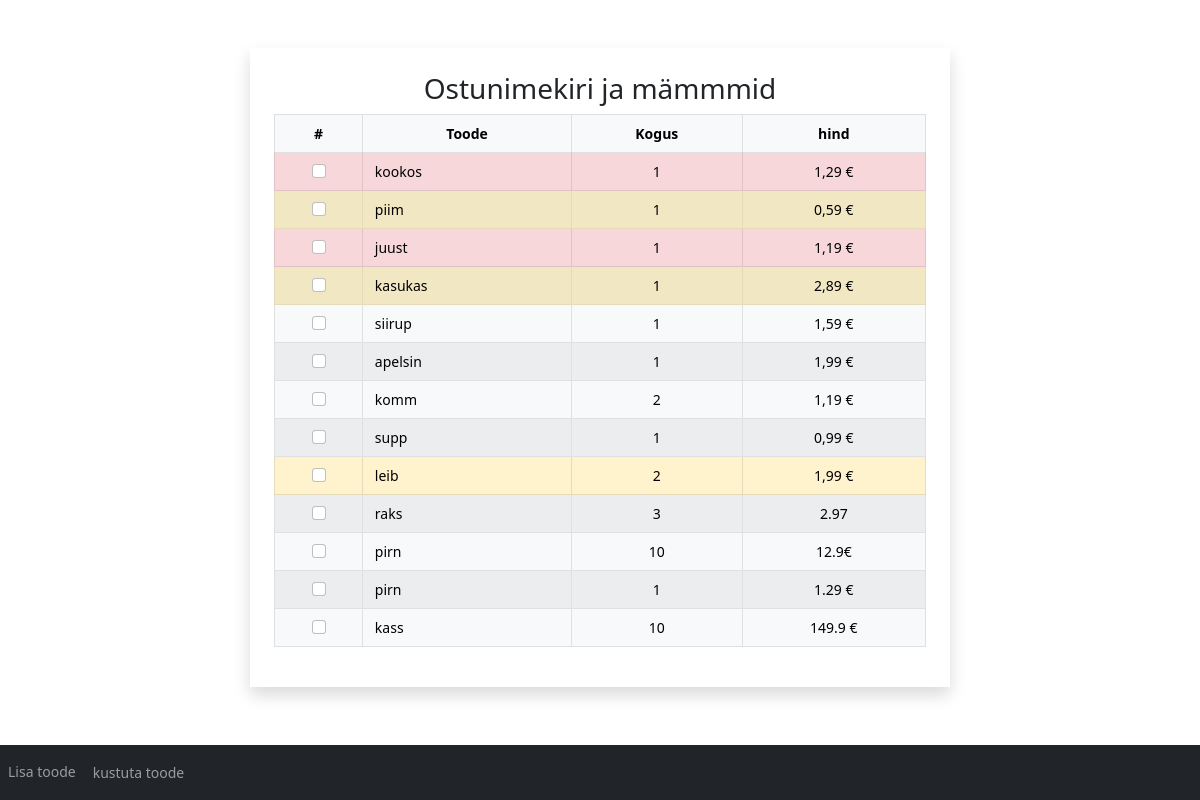
Before: / with the older database file.
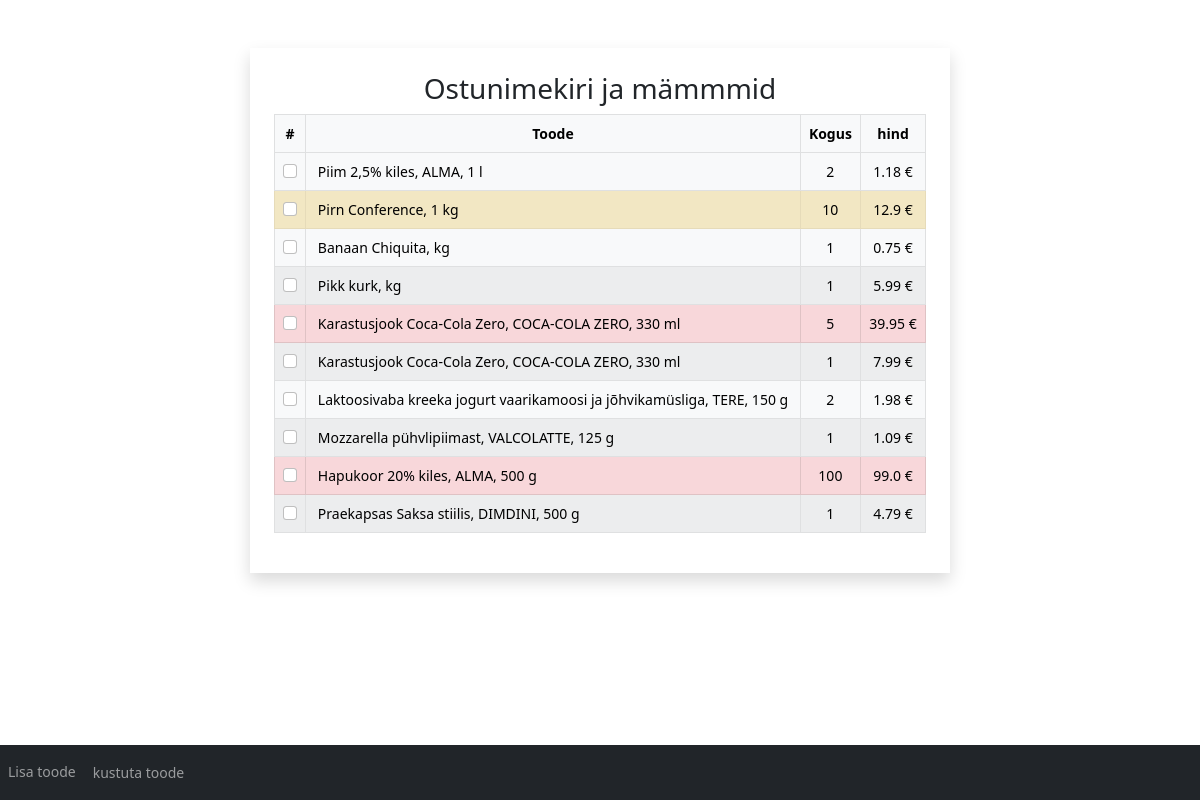
After: the same page with the newer database file.
### modules/list.py (models this page shows, shortened)
class ToBuyList(db.Model):
    __tablename__='things_to_buy'
    id = db.Column(db.Integer, primary_key=True, autoincrement=True)
    toode = db.Column(db.String(50), nullable=False)
    hind = db.Column(db.String(20), nullable=True)
    kogus = db.Column(db.Integer, nullable=False)
    hind_kogus = db.Column(db.String(20), nullable=True)
    tahtsus = db.Column(db.Integer, nullable=True)
    date = db.Column(db.String(30), nullable=False)

### app.py (the view, shortened to what this page needs)
@app.route('/', methods=['POST','GET'])
def home():
    toode, hind, kogus, _ , tahtsus, id = GetData().all_data()
    form = SearchForms()
    raw_data = ShoppingList.query
    if(form.kustuta_box.data and request.method=="POST"):
        x = request.form.getlist('optradio')
        for y in x:
            find_me = ToBuyList.find_by_id(y)
            ToBuyList.delete_from_db(find_me)
        return redirect(url_for('home'))
    return render_template('home.html', form=form, toode=zip(toode, kogus, hind, tahtsus, id))

### forms.py
class SearchForms(FlaskForm):
    toode_box = StringField('toode')
    toode_test_box = SelectField('Otsi toodet',choices=[i for i in csv_file['Toode']])
    kogus_box = StringField('kogus')
    kirjeldus_box = TextAreaField('kirjeldus')
    lisa_box = SubmitField('lisa toode')
    kustuta_box = SubmitField('kustuta toode')
    kustuta_link = HiddenField('kustuta')
    toode_check = BooleanField('Checkboxs')
    tahtsus = RadioField('Tähtsus', choices=[
                                            (1,'Tähtis'),
                                            (2,'Keskmine'),
                                            (3,'Väike')
                                ])

### dataParser.py (called while the page is built)
    @classmethod
    def all_data(cls):
        toode =  [x.toode for x in ToBuyList.query.all()]
        hind = [x.hind for x in ToBuyList.query.all()]
        kogus = [x.kogus for x in ToBuyList.query.all()]
        hind_kogus = [x.hind_kogus for x in ToBuyList.query.all()]
        tahtsus = [x.tahtsus for x in ToBuyList.query.all()]
        id = [x.id for x in ToBuyList.query.all()]
        return toode, hind, kogus, hind_kogus, tahtsus, id

### templates/home.html (shortened to what this page needs)
<!doctype html>
<html lang="en">
  <head>
<link href="../static/assets/dist/css/bootstrap.min.css" rel="stylesheet">
    <link href="../static/css/dashboard.css" rel="stylesheet">
  </head>
  <body class="text-center">
    <link href="https://cdnjs.cloudflare.com/ajax/libs/select2/4.0.10/css/select2.min.css" rel="stylesheet" />
    <nav class="navbar navbar-expand-sm bg-dark navbar-dark fixed-bottom">
      <ul class="navbar-nav">
        <li class="nav-item">
          <li class="nav-item">
            <a class="nav-link" data-toggle="modal" data-target="#myModal">Lisa toode</a>
          </li>
          <form method="POST">
            {{ form.kustuta_box(class="btn btn-link nav-link btn-sm") }}
        </li>
      </ul>
    </nav>
    <div class="container mt-5 shadow p-4 mb-4 bg-white" style="width: 700px;">
      <h3>Ostunimekiri ja mämmmid</h3>
        <table class="table table-hover table-striped table-light table-bordered">
          <thead class="thead-dark ">
            <tr >
              <th scope="col">#</th>
              <th scope="col">Toode</th>
              <th scope="col">Kogus</th>
              <th scope="col">hind</th>
            </tr>
          </thead>
            <tbody>
              <tr>
              {% for x,y,z,i,u in toode%}
                {% if i == 1 %}
                  <tr class="table-danger">
                {% elif i == 2 %}
                  <tr class="table-warning">
                {% else %}
                  <tr>
                {% endif %}
                <th scope="row">
                  <input type="checkbox" class="form-check-input"  name="optradio" value={{ u }}></th>
                <td style="text-align: start;">
                    {{ x }}
               </td>
                <td>{{ y }}</td>
                <td>{{ z }}</td>
              </tr>
              {% endfor %}
        </tbody>
      </table>
    </div>
  </body>
</html>

### static/css/dashboard.css (style rules this page uses)
body { font-size: .875rem; }

Changed rows visible on the page:
removed ToBuyList: toode "kookos", toode "1,29 €"
removed ToBuyList: toode "piim", toode "0,59 €"
removed ToBuyList: toode "juust", toode "1,19 €"
removed ToBuyList: toode "kasukas", toode "2,89 €"
removed ToBuyList: toode "siirup", toode "1,59 €"
removed ToBuyList: toode "apelsin", toode "1,99 €"
removed ToBuyList: toode "komm", toode "1,19 €"
removed ToBuyList: toode "supp", toode "0,99 €"
removed ToBuyList: toode "leib", toode "1,99 €"
removed ToBuyList: toode "raks", toode "2.97"
removed ToBuyList: toode "pirn", toode "12.9€"
removed ToBuyList: toode "pirn", toode "1.29 €"
removed ToBuyList: toode "kass", toode "149.9 €"
added ToBuyList: toode "Piim 2,5% kiles, ALMA, 1 l", toode "1.18 €"
added ToBuyList: toode "Pirn Conference, 1 kg", toode "12.9 €"
added ToBuyList: toode "Banaan Chiquita, kg", toode "0.75 €"
added ToBuyList: toode "Pikk kurk, kg", toode "5.99 €"
added ToBuyList: toode "Karastusjook Coca-Cola Zero, COCA-COLA ZERO, 330 ml", toode "39.95 €"
added ToBuyList: toode "Karastusjook Coca-Cola Zero, COCA-COLA ZERO, 330 ml", toode "7.99 €"
added ToBuyList: toode "Laktoosivaba kreeka jogurt vaarikamoosi ja jõhvikamüsliga, TERE, 150 g", toode "1.98 €"
added ToBuyList: toode "Mozzarella pühvlipiimast, VALCOLATTE, 125 g", toode "1.09 €"
added ToBuyList: toode "Hapukoor 20% kiles, ALMA, 500 g", toode "99.0 €"
added ToBuyList: toode "Praekapsas Saksa stiilis, DIMDINI, 500 g", toode "4.79 €"
Other visible differences:
new list line: "☐ 2"
new list line: "☐ 10"
new list line: "☐ 1"
new list line: "☐ 5"
new list line: "☐ 100"
list line gone: "☐ 1"
list line gone: "☐ 2"
list line gone: "☐ 3"
list line gone: "☐ 10"
